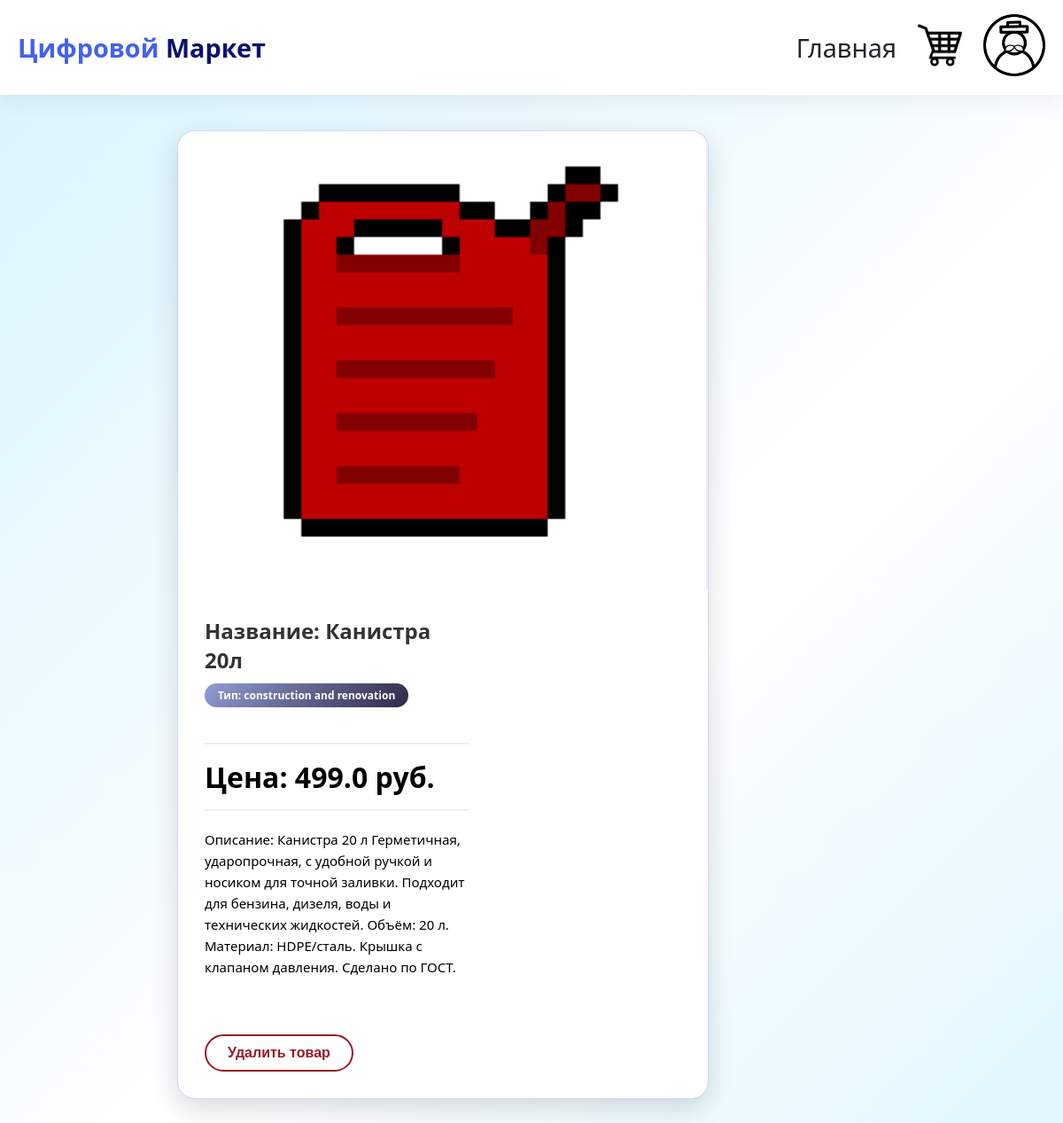
/product/12 (signed in), run on the app's committed database.
### tables this page shows
CREATE TABLE products (
                   id INTEGER PRIMARY KEY AUTOINCREMENT,
                   name TEXT NOT NULL,
                   price REAL NOT NULL,
                   type_products INTEGER,
                   description TEXT DEFAULT "",
                   image TEXT DEFAULT "",
                   FOREIGN KEY (type_products) REFERENCES Type_products(id)
    
            );

CREATE TABLE Type_products (
            id iNTEGER PRIMARY KEY AUTOINCREMENT,
            name TEXT NOT NULL

        );

### app.py (the view)
@app.route("/product/<int:product_id>")
def product(product_id):
    product = database.get_product_by_id(product_id)
    if  "type_user" not in session:
        return redirect("login.html")
    else:
        type_user = session["type_user"]
    if product:
        return render_template("product.html", product=product, type_user=type_user )
    else:
        return redirect(url_for('index'))

### app.py (called while the page is built)
@app.context_processor
def utility_processor():
    def get_cart_count():
        cart = session.get("cart", {})
        cart = database.validate_cart(cart)
        return len(cart)
    return dict(cart_count=get_cart_count())

### database.py (called while the page is built)
def get_product_by_id(product_id):
    conn = sqlite3.connect("shop.db")
    cursor = conn.cursor()
    cursor.execute("""SELECT products.id, products.name, products.price, Type_products.name, products.description, products.image FROM products
                   JOIN Type_products ON products.type_products = Type_products.id WHERE products.id = ?""", (product_id,))
    product = cursor.fetchone()
    conn.close()
    if product:
        return {
            "id":product[0],
            "name": product[1],
            "price": product[2],
            "type_products": product[3],
            "description": product[4],
            "image": product[5],
        }
    else:
        return None

def validate_cart(cart):
    conn = sqlite3.connect("shop.db")
    cursor = conn.cursor()
    ids = list(cart.keys())
    for i in ids:
        cursor.execute("SELECT * FROM products WHERE id=?", (int(i),))
        product = cursor.fetchone()
        if not product:
            del cart[i]
    return cart

### templates/product.html (shortened to what this page needs)
<!DOCTYPE html>
<html lang="en">
<head>
    <link rel="stylesheet" href="{{ url_for('static', filename='css/style.css') }}">
</head>
<body>
    {% include '_navbar.html' %}
    <div class="product-detail">
        <img src="../{{ product.image }}" width="200" class="product-detail-image">
        <div class="product-detail-content">
            <h1  class="product-detail-title">Название: {{product.name}}</h1>
            <div class="product-detail-category">Тип: {{ product.type_products }}</div>
            <div class="product-detail-price">Цена: {{product.price}} руб.</div>
            <div class="product-detail-description">Описание: {{product.description}}</div>
            <br><br>
            {% if type_user == 2 or type_user == 3 %}
                <form action="{{ url_for('delete_product', product_id=product.id)}}" method="POST">
                    <button type="submit" class="btn btn-danger">Удалить товар</button>
                </form>
            {% endif %}
        </div>
    </div>
</body>
</html>

### static/css/style.css (style rules this page uses)
* { margin: 0; padding: 0; box-sizing: border-box; }
:root { --primary: #4361ee; --primary-dark: #3a0ca3; --danger: #e63946; --light-gray: #e9ecef; --shadow: 0 10px 20px rgba(0,0,0,0.05); --border-radius: 12px; }
body { font-family: 'Segoe UI', Tahoma, Geneva, Verdana, sans-serif; background-color: #f5f7fb; color: #212529; }
.btn { display: inline-block; padding: 10px 24px; font-size: 1rem; font-weight: 600; text-align: center; text-decoration: none; border-radius: 40px; border: none; cursor: pointer; transition: all 0.2s ease; background: white; color: #121c46; box-shadow: 0 2px 8px rgba(0, 0, 0, 0.08); }
.btn-danger { background: white; border: 2px solid #971a27; color: #971a27; box-shadow: none; }
body { background: linear-gradient(135deg, #d7f4ff 0%, #ffffff 30%, #e0f6ff 50%, #aebafa 100%); background-size: 200% 200%; animation: gradientShift 4s ease infinite; min-height: 100vh; }
.product-detail { max-width: 600px; margin: 40px auto; margin-left: 200px; background: white; border-radius: 20px; overflow: hidden; box-shadow: 0 10px 30px rgba(0,0,0,0.15); border: 1px solid rgba(102,126,234,0.3); display: flex; flex-wrap: wrap; }
.product-detail-image { width: 100%; height: auto; border-right: 2px solid #f0f0f0; }
.product-detail-content { width: 60%; padding: 30px; }
.product-detail-title { font-size: 24px; font-weight: 800; color: #333; margin-bottom: 10px; word-break: break-word; overflow-wrap: break-word; hyphens: auto; max-width: 100%; }
.product-detail-category { display: inline-block; background: linear-gradient(135deg, #919dd3 0%, #2e2947 100%); color: white; padding: 5px 15px; border-radius: 20px; font-size: 12px; font-weight: 600; margin-bottom: 20px; }
.product-detail-price { font-size: 32px; font-weight: 800; color: #000000; margin: 20px 0; padding: 15px 0; border-top: 2px solid #f0f0f0; border-bottom: 2px solid #f0f0f0; }
.product-detail-description { font-size: 15px; font-weight: 500; color: #000000; line-height: 1.6; margin: 20px 0; }

### data on the page
products: name "Канистра 20л", price "499.0", description "Канистра 20 л Герметичная, ударопрочная, с удобной ручкой и носиком для точной заливки. Подходит для бензина, дизеля, воды и технических жидкостей. Объём: 20 л. Материал: HDPE/сталь. Крышка с клапаном давления. Сделано по ГОСТ."
Type_products: type_products "construction and renovation"
